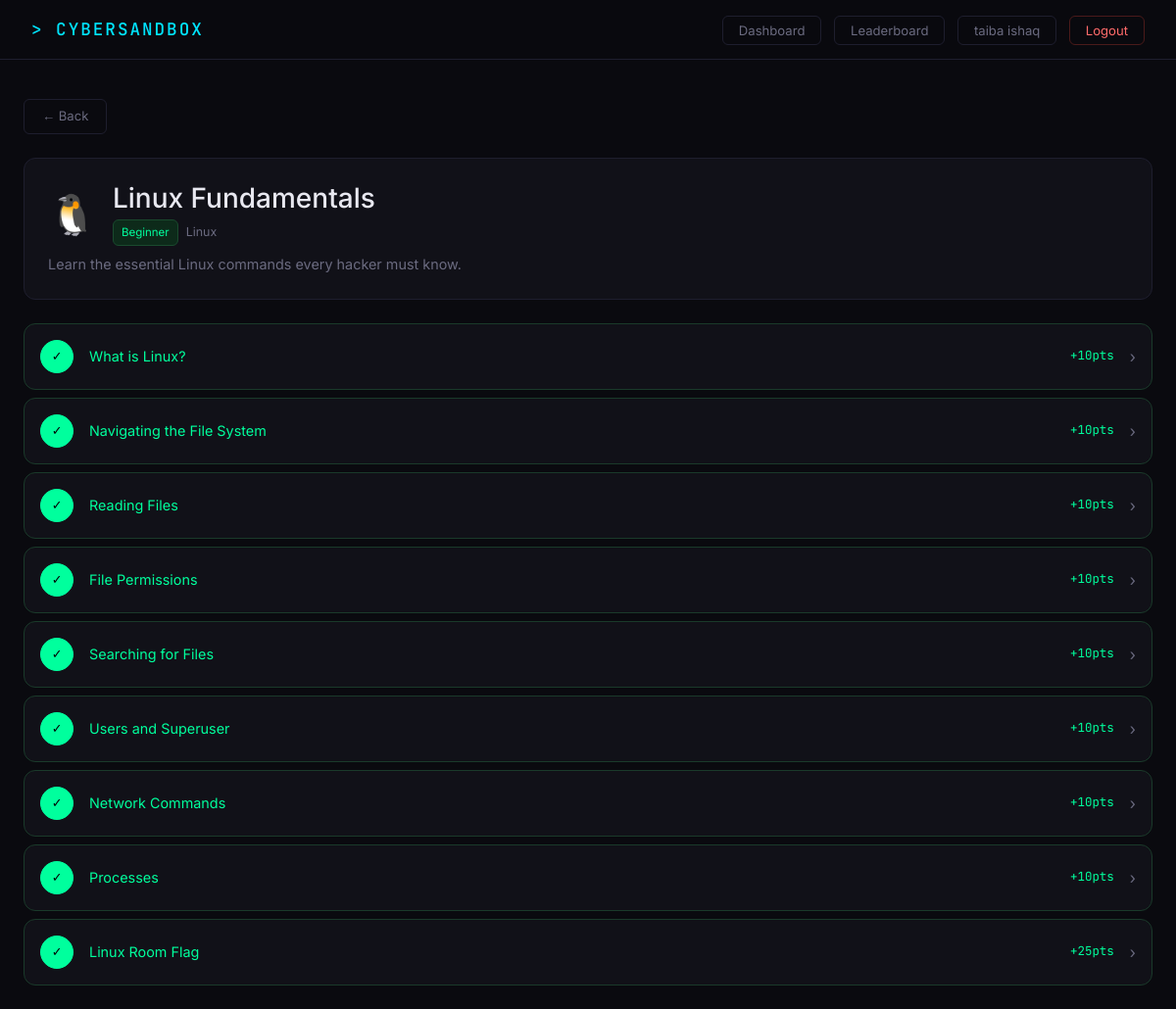
The app's page /room/1 (signed in) with its own data.
### app/models.py (models this page shows, shortened)
class User(db.Model):
    __tablename__ = 'users'
    id            = db.Column(db.Integer, primary_key=True)
    username      = db.Column(db.String(50),  unique=True, nullable=False)
    email         = db.Column(db.String(100), unique=True, nullable=False)
    password      = db.Column(db.String(200), nullable=False)
    points        = db.Column(db.Integer, default=0)
    is_admin      = db.Column(db.Boolean, default=False)
    joined_at     = db.Column(db.DateTime, default=datetime.utcnow)
    solves        = db.relationship('TaskSolve',  backref='user', lazy=True)
    attempts      = db.relationship('TaskAttempt',backref='user', lazy=True)
    user_badges   = db.relationship('UserBadge',  backref='user', lazy=True)
    room_progress = db.relationship('RoomProgress',backref='user',lazy=True)

class Room(db.Model):
    __tablename__ = 'rooms'
    id          = db.Column(db.Integer, primary_key=True)
    title       = db.Column(db.String(100), nullable=False)
    description = db.Column(db.Text,        nullable=False)
    category    = db.Column(db.String(50),  default='General')
    difficulty  = db.Column(db.String(20),  default='Beginner')
    icon        = db.Column(db.String(10),  default='🔐')
    order_index = db.Column(db.Integer,     default=0)
    tasks       = db.relationship('Task', backref='room', lazy=True,
                                  order_by='Task.order_index')
    progress    = db.relationship('RoomProgress', backref='room', lazy=True)

class Task(db.Model):
    __tablename__ = 'tasks'
    id           = db.Column(db.Integer, primary_key=True)
    room_id      = db.Column(db.Integer, db.ForeignKey('rooms.id'), nullable=False)
    order_index  = db.Column(db.Integer, default=0)
    title        = db.Column(db.String(150), nullable=False)
    content      = db.Column(db.Text,        nullable=False)   # theory/explanation
    question     = db.Column(db.String(300), nullable=False)
    flag         = db.Column(db.String(150), nullable=False)
    hint         = db.Column(db.Text,        nullable=True)
    points       = db.Column(db.Integer,     default=10)
    task_type    = db.Column(db.String(30),  default='flag')   # flag / text / multiple
    solves       = db.relationship('TaskSolve',   backref='task', lazy=True)
    attempts     = db.relationship('TaskAttempt', backref='task', lazy=True)

### app/routes.py (the view)
@main.route('/room/<int:room_id>')
@login_required
def room(room_id):
    r          = Room.query.get_or_404(room_id)
    tasks      = Task.query.filter_by(room_id=room_id).order_by(Task.order_index).all()
    solved_ids = get_solved_task_ids(current_user.id)
    rp         = RoomProgress.query.filter_by(user_id=current_user.id, room_id=room_id).first()
    return render_template('room.html', room=r, tasks=tasks, solved_ids=solved_ids, progress=rp)

### app/models.py (called while the page is built)
@login_manager.user_loader
def load_user(user_id):
    return User.query.get(int(user_id))

### app/routes.py (called while the page is built)
def get_solved_task_ids(user_id):
    rows = TaskSolve.query.filter_by(user_id=user_id).all()
    return {s.task_id for s in rows}

### app/templates/room.html
{% extends "base.html" %}
{% block content %}
<a href="/dashboard" class="btn-cs-outline mb-4 d-inline-block">← Back</a>
<div class="cs-card p-4 mb-4">
  <div class="d-flex align-items-center gap-3 mb-2">
    <span style="font-size:2.5rem">{{ room.icon }}</span>
    <div>
      <h3 style="margin:0;font-weight:500">{{ room.title }}</h3>
      <div class="d-flex gap-2 mt-1">
        <span class="badge-{{ room.difficulty|lower }} px-2 py-1 rounded" style="font-size:0.72rem">{{ room.difficulty }}</span>
        <span style="font-size:0.78rem;color:var(--text-muted);padding:4px 0">{{ room.category }}</span>
      </div>
    </div>
  </div>
  <p style="color:var(--text-muted);font-size:0.9rem;margin:0">{{ room.description }}</p>
</div>
<div class="d-flex flex-column gap-2">
{% for task in tasks %}
{% set done = task.id in solved_ids %}
<a href="/room/{{ room.id }}/task/{{ task.id }}" style="text-decoration:none">
  <div class="cs-card p-3 d-flex align-items-center gap-3" style="border-color:{% if done %}#1a3a2a{% else %}var(--border){% endif %}">
    <div style="width:34px;height:34px;border-radius:50%;
         background:{% if done %}var(--green){% else %}#1a1a28{% endif %};
         border:1px solid {% if done %}var(--green){% else %}var(--border){% endif %};
         display:flex;align-items:center;justify-content:center;
         color:{% if done %}#000{% else %}var(--text-muted){% endif %};
         font-size:0.8rem;font-family:'JetBrains Mono',monospace;flex-shrink:0">
      {% if done %}✓{% else %}{{ '%02d'|format(task.order_index) }}{% endif %}
    </div>
    <div class="flex-grow-1">
      <div style="font-size:0.9rem;color:{% if done %}var(--green){% else %}var(--text){% endif %}">{{ task.title }}</div>
    </div>
    <div style="font-family:'JetBrains Mono',monospace;font-size:0.78rem;color:{% if done %}var(--green){% else %}var(--text-muted){% endif %}">+{{ task.points }}pts</div>
    <div style="color:var(--text-muted)">›</div>
  </div>
</a>
{% endfor %}
</div>
{% endblock %}

### app/templates/base.html (shortened to what this page needs)
<!DOCTYPE html>
<html>
<head>
    <link rel="stylesheet" href="https://cdn.jsdelivr.net/npm/bootstrap@5.3.0/dist/css/bootstrap.min.css">
</head>
<body>
<nav class="navbar d-flex justify-content-between align-items-center">
    <a class="navbar-brand" href="/">&gt; CYBERSANDBOX</a>
    <div>
        {% if current_user.is_authenticated %}
            <a href="/dashboard"   class="nav-btn">Dashboard</a>
            <a href="/leaderboard" class="nav-btn">Leaderboard</a>
            <a href="/profile"     class="nav-btn">{{ current_user.username }}</a>
            <a href="/logout"      class="nav-btn" style="color:#ff6b6b;border-color:#4a1a1a">Logout</a>
        {% else %}
            <a href="/login"    class="nav-btn">Login</a>
            <a href="/register" class="nav-btn nav-btn-primary">Join Free</a>
        {% endif %}
    </div>
</nav>
<div class="container-fluid px-4 py-4" style="max-width:1300px">
    {% block content %}{% endblock %}
</div>
</body>
</html>

### app/templates/base.html (style rules this page uses)
:root { --bg-main: #0a0a0f; --bg-card: #111118; --bg-card2: #16161f; --pink: #ff2d78; --purple: #7b2fff; --cyan: #00e5ff; --green: #00ff9d; --yellow: #ffe600; --text: #e8e8f0; --text-muted: #6b6b80; --border: #1e1e2e; }
* { font-family: 'Inter', sans-serif; }
body { background: var(--bg-main); color: var(--text); min-height: 100vh; }
.navbar { background: rgba(10,10,15,0.95); border-bottom: 1px solid var(--border); backdrop-filter: blur(12px); padding: 0.75rem 2rem; }
.navbar-brand { font-family: 'JetBrains Mono', monospace; font-weight: 500; font-size: 1.1rem; color: var(--cyan) !important; letter-spacing: 2px; }
.nav-btn { background: transparent; border: 1px solid var(--border); color: var(--text-muted); padding: 6px 16px; border-radius: 6px; font-size: 0.82rem; text-decoration: none; transition: all 0.2s; margin-left: 8px; }
.cs-card { background: var(--bg-card); border: 1px solid var(--border); border-radius: 12px; transition: border-color 0.2s, transform 0.2s; }
.btn-cs-outline { background: transparent; border: 1px solid var(--border); color: var(--text-muted); border-radius: 6px; font-size: 0.82rem; padding: 7px 18px; text-decoration: none; transition: all 0.2s; display: inline-block; }
.badge-beginner { background: #0d2a1a; color: var(--green); border: 1px solid #1a4a2e; }

### records on screen
User: username "taiba ishaq"
Room: icon "🐧", title "Linux Fundamentals", difficulty "Beginner", category "Linux", description "Learn the essential Linux commands every hacker must know."
Task: title "What is Linux?", points "10"
Task: title "Navigating the File System", points "10"
Task: title "Reading Files", points "10"
Task: title "File Permissions", points "10"
Task: title "Searching for Files", points "10"
Task: title "Users and Superuser", points "10"
Task: title "Network Commands", points "10"
Task: title "Processes", points "10"
Task: title "Linux Room Flag", points "25"
